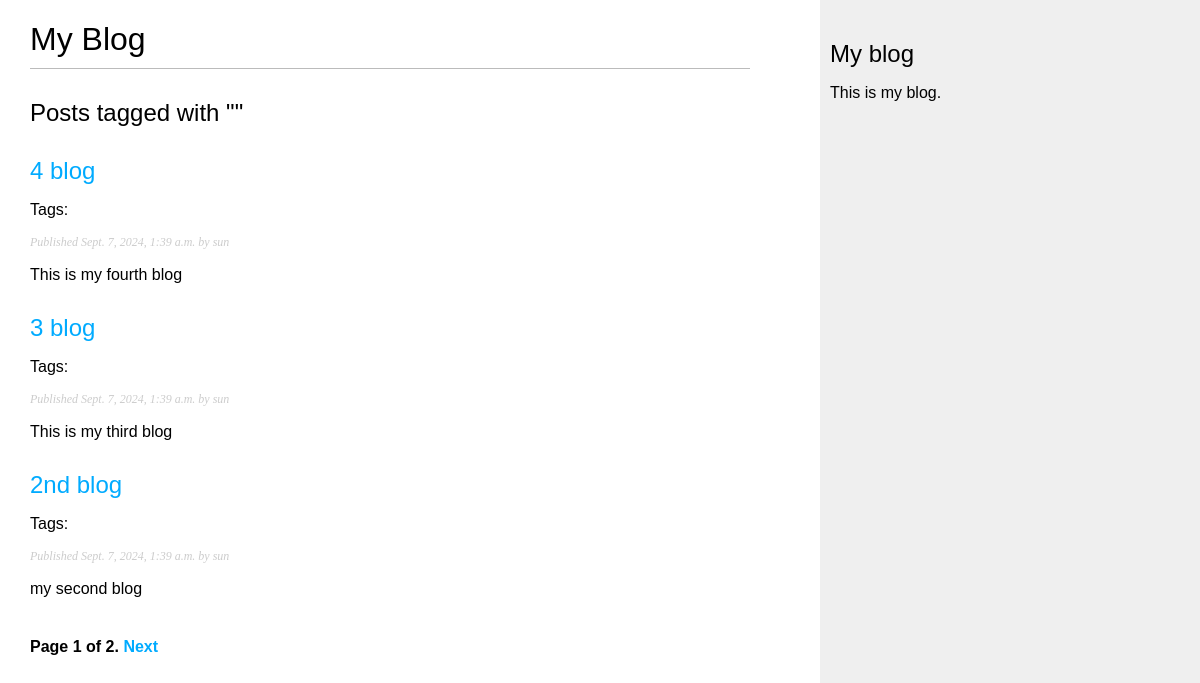
/blog/, run on an earlier commit of the app's database.
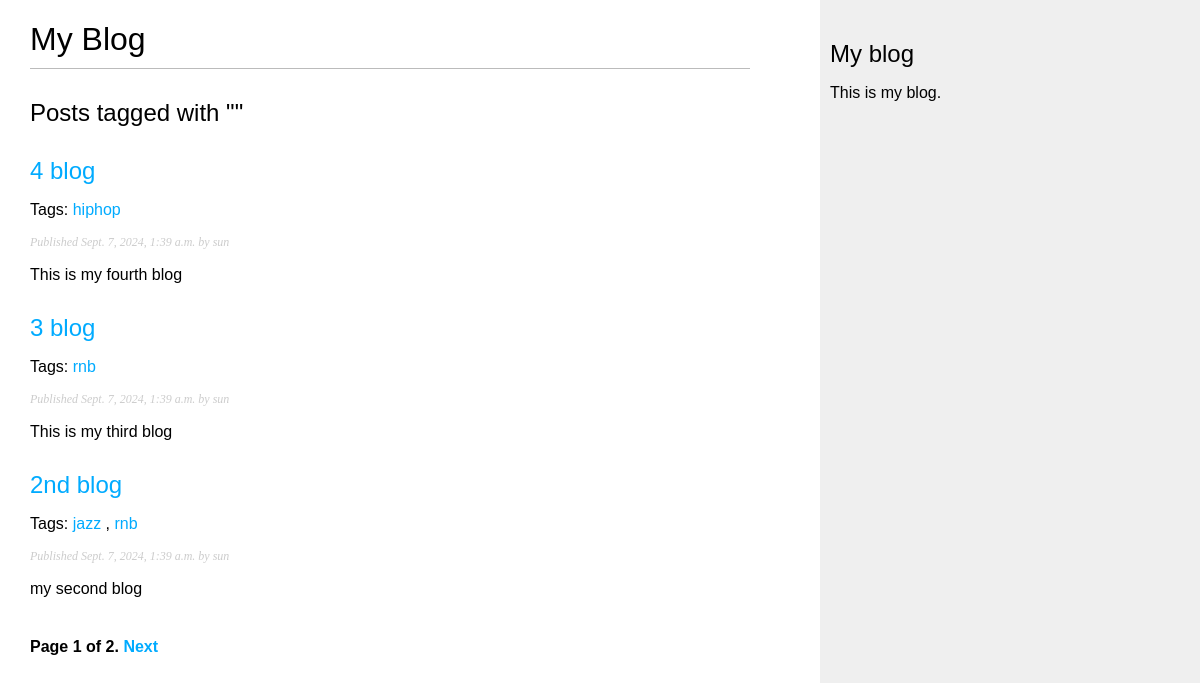
And on a later commit of the database.
### blog/models.py (models this page shows, shortened)
class Post(models.Model):
    tags = TaggableManager()
    class Status(models.TextChoices):
        DRAFT = 'DF', 'Draft'
        PUBLISHED = 'PB', 'Published'
    title = models.CharField(max_length=250)
    slug = models.SlugField(max_length=250, unique_for_date='publish')
    author = models.ForeignKey(
        settings.AUTH_USER_MODEL,
        on_delete=models.CASCADE,
        related_name='blog_posts',
    )
    body = models.TextField()
    publish = models.DateTimeField(default=timezone.now)
    created = models.DateTimeField(auto_now_add=True)
    updated = models.DateTimeField(auto_now=True)
    status = models.CharField(
        max_length=2,
        choices=Status,
        default=Status.DRAFT,
    )
    objects = models.Manager() #the default manager
    published = PublishedManager() # Our customer manager
    class Meta:
        ordering = ['-publish']
        indexes = [
            models.Index(fields=['-publish']),
        ]
    def get_absolute_url(self):
        return reverse(
            'blog:post_detail',
            args=[
                self.publish.year,
                self.publish.month,
                self.publish.day,
                self.slug
            ]
        )

### blog/views.py (the view)
# urls.py: path('', views.post_list, name='post_list'),
def post_list(request,tag_slug=None):
    post_list = Post.published.all()
    tag = None
    if tag_slug:
        tag = get_object_or_404(Tag,slug=tag_slug)
        post_list = post_list.filter(tags__in=[tag])
    paginator = Paginator(post_list, 3)
    page_number = request.GET.get('page', 1)
    try:
        posts = paginator.page(page_number)
    except PageNotAnInteger:
        posts = paginator.page(1)
    except EmptyPage:
        posts = paginator.page(paginator.num_pages)
    return render(
        request,
        'blog/post/list.html',
        {'posts': posts,
         'tag':'tag'}
    )

### blog/models.py (called while the page is built)
    def get_queryset(self):
        return (
            super().get_queryset().filter(status=Post.Status.PUBLISHED)
        )

### blog/templates/blog/post/list.html (shortened to what this page needs)
{% extends "blog/base.html" %}
{% block content %}
  <h1>My Blog</h1>
    {% if tag %}
    	<h2>Posts tagged with "{{ tag.name }}" </h2>
    {% endif %}
  {% for post in posts %}
    <h2>
      <a href="{{ post.get_absolute_url }}">
        {{ post.title }}
      </a>
    </h2>
      <p class="tags">
      Tags:
      {% for tag in post.tags.all %}
          <a href="{% url "blog:post_list_by_tag" tag.slug %}">
          {{ tag.name }}
          </a> {% if not forloop.last %}, {% endif %}
      {% endfor %}
      </p>
    <p class="date">
      Published {{ post.publish }} by {{ post.author }}
    </p>
    {{ post.body|truncatewords:30|linebreaks }}
  {% endfor %}
  {% include "pagination.html" with page=posts %}
{% endblock %}

### blog/templates/blog/base.html (shortened to what this page needs)
{% load static %}
<html lang="en">
<head>
    <link href="{% static "css/blog.css" %}" rel="stylesheet">
</head>
<body>
  <div id="content">
    {% block content %}
    {% endblock %}
  </div>
  <div id="sidebar">
    <h2>My blog</h2>
    <p>This is my blog.</p>
  </div>
</body>
</html>

### blog/templates/pagination.html (shortened to what this page needs)
<div class="pagination">
  <span class="step-links">
    <span class="current">
      Page {{ page.number }} of {{ page.paginator.num_pages }}.
    </span>
    {% if page.has_next %}
      <a href="?page={{ page.next_page_number }}">Next</a>
    {% endif %}
  </span>
</div>

### blog/static/css/blog.css (style rules this page uses)
body { margin:0; padding:0; font-family:helvetica, sans-serif; }
a { color:#00abff; text-decoration:none; }
h1 { font-weight:normal; border-bottom:1px solid #bbb; padding:0 0 10px 0; }
h2 { font-weight:normal; margin:30px 0 0; }
#content { float:left; width:60%; padding:0 0 0 30px; }
#sidebar { float:right; width:30%; padding:10px; background:#efefef; height:100%; }
p.date { color:#ccc; font-family: georgia, serif; font-size: 12px; font-style: italic; }
.pagination { margin:40px 0; font-weight:bold; }

What changed in the data, as far as the page shows it:
added Tag: name "hiphop", shown under Post "4 blog"
added Tag: name "rnb"
changed Post "2nd blog": gains Tag (name "jazz")
